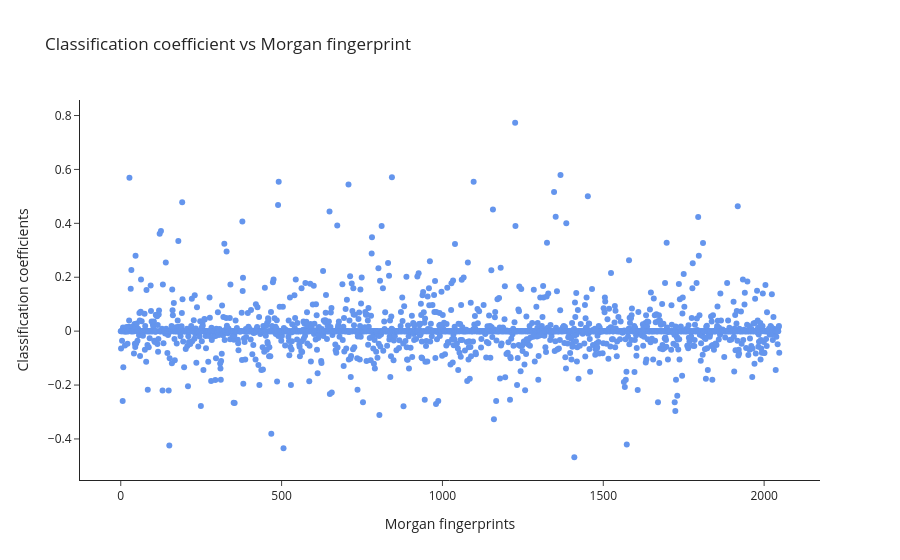

Here is the notebook cell this chart was saved with:
### Markdown cell above
**<font color=blue> 0 / 10 points </font>** Take a look at the classification coefficients. Which molecular fingerprint features have the most positive weights, and which have the most negative weights? How many molecules in the active set and the inactive set have the feature with the highest positive weight? How many molecules in the active set and inactive set have the feature with the lowest negative weight?

### Code cell
coeff = list(*clf.coef_)
#print("The parameters are: \n", coeff)
import plotly.graph_objects as go

fig = go.Figure()

# positives = [x for x in coeff if x > 0]
# negatives = [x for x in coeff if x < 0]


fig.add_trace(go.Scatter(
        mode = 'markers',
        x = np.arange(0,len(coeff)),
        y = coeff,
        showlegend = False,
        marker = dict(color = 'cornflowerblue'),
        hovertemplate = '<extra></extra>' 
                        +'Morgan FPs: %{x}' +
                        '<br>Coefficient: %{y:.3f}'
    
    ))


fig.update_layout(
    template = 'simple_white',
    xaxis_title = 'Morgan fingerprints',
    yaxis_title = 'Classification coefficients',
    title = 'Classification coefficient vs Morgan fingerprint'
)

fig.show()


M_fps = np.arange(0,len(coeff))
class_coeff = np.array(coeff)
figdict = dict(zip(M_fps,class_coeff)) 


max_weight = max(figdict, key=figdict.get)
print("The molecular fingerprint with the most positive weight is:", max_weight)

min_weight = min(figdict, key=figdict.get)
print("The molecular fingerprint with the most negative weight is:", min_weight)

positiveActive   = [int(x.ToBitString()[max_weight]) for x in morgan_active_fp]
positiveInactive = [int(x.ToBitString()[max_weight]) for x in morgan_inactive_fp]
negativeActive   = [int(x.ToBitString()[min_weight]) for x in morgan_active_fp]
negativeInactive = [int(x.ToBitString()[min_weight]) for x in morgan_inactive_fp]
print('\nNumber of active molecules with the most positive weight:',sum(positiveActive))
print('Number of inactive molecules with the most positive weight:',sum(positiveInactive))
print('Number of active molecules with the most negative weight:'  ,sum(negativeActive))
print('Number of inactive molecules with the most negative weight:',sum(negativeInactive))

### Figure 1 — Plotly figure (JSON) as saved in the notebook; plotly's stock layout.template omitted (floating-point values rounded to 4 significant figures; data arrays with more than 128 entries replaced by an {"elided": "..."} marker saying what was removed)
{"data": [{"hovertemplate": "<extra></extra>Morgan FPs: %{x}<br>Coefficient: %{y:.3f}", "marker": {"color": "cornflowerblue"}, "mode": "markers", "showlegend": false, "type": "scatter", "x": {"elided": "2048 int values"}, "y": {"elided": "2048 float values"}}], "layout": {"title": {"text": "Classification coefficient vs Morgan fingerprint"}, "xaxis": {"title": {"text": "Morgan fingerprints"}}, "yaxis": {"title": {"text": "Classification coefficients"}}}}
